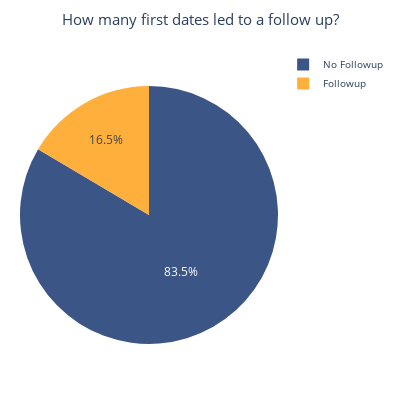

Notebook code cell kept with this figure:
### Markdown cell above
Only 1380 out of of 8378 dates led to a followup

### Code cell
followup_count = len(data_follow_up)
non_followup_count = len(data) - followup_count
pie_data = {'Dates': ['Followup', 'No Followup'], 'Count': [followup_count, non_followup_count]}
pie_df = pd.DataFrame(pie_data)

pie_follow = px.pie(pie_df, names='Dates', values='Count', title='How many first dates led to a follow up?', color='Dates', color_discrete_map={'Followup': '#ffaf3c', 'No Followup': '#3c5587'})
pie_follow.update_layout(
    width=400,
    height=400,
    margin=dict(l=20, r=20, t=50, b=20),  # Reduce the margins
    title=dict(font=dict(size=15), x=0.5),
    legend=dict(font=dict(size=10))
)
pie_follow.show()

### Figure 1 — Plotly figure (JSON) as saved in the notebook; plotly's stock layout.template omitted (floating-point values rounded to 4 significant figures)
{"data": [{"customdata": [["Followup"], ["No Followup"]], "domain": {"x": [0, 1], "y": [0, 1]}, "hovertemplate": "Dates=%{customdata[0]}<br>Count=%{value}<extra></extra>", "labels": ["Followup", "No Followup"], "legendgroup": "", "marker": {"colors": ["#ffaf3c", "#3c5587"]}, "name": "", "showlegend": true, "type": "pie", "values": [1380, 6998]}], "layout": {"height": 400, "legend": {"font": {"size": 10}, "tracegroupgap": 0}, "margin": {"b": 20, "l": 20, "r": 20, "t": 50}, "title": {"font": {"size": 15}, "text": "How many first dates led to a follow up?", "x": 0.5}, "width": 400}}
